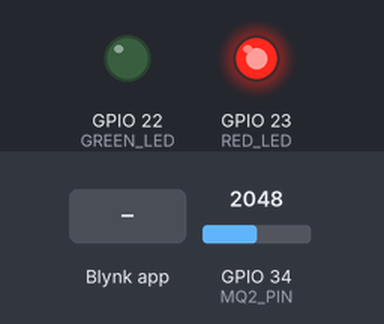
Recording of a sketch running on a simulated ESP32. Shown: output pins drawn as LEDs (lit = HIGH). The inputs (shaded band) are chosen by the test bench; at power-on: GPIO 34 (MQ2_PIN) = 2048. WiFi joins after 1.5 s; servers stay silent unless stated; what the sketch prints to the serial monitor is not drawn.

Above: at 3.0 s.
3.1 s: Blynk app writes 1 to V1
At 3.6 s:
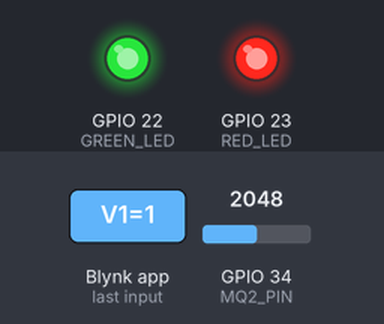
5.3 s: Blynk app writes 0 to V2
At 5.7 s:
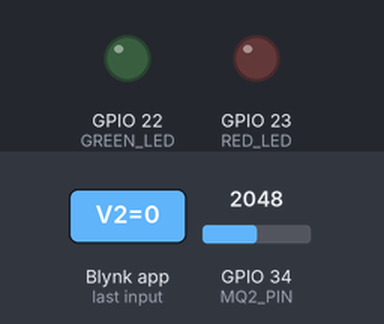
7.3 s: GPIO 34 (MQ2_PIN) set to 519
9.0 s: GPIO 34 (MQ2_PIN) set to 453
At 10.6 s:
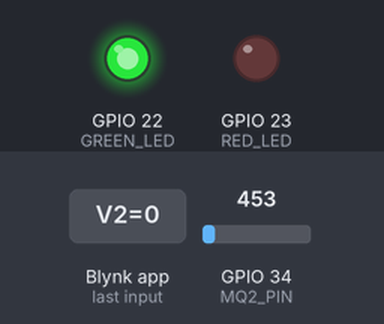
11.3 s: GPIO 34 (MQ2_PIN) set to 540
At 12.1 s:
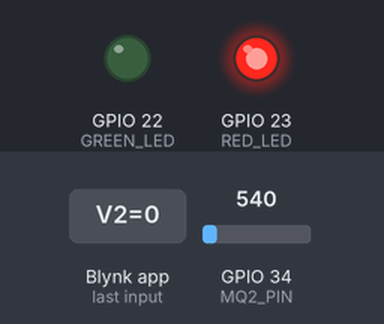
Timing chart, 0 to 14.3 s (numbered marks = the images above; inputs shaded):
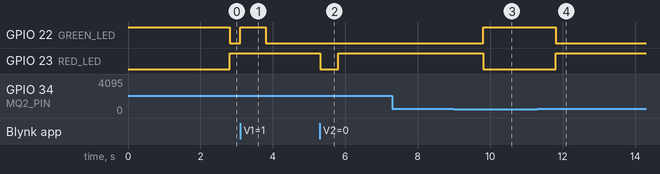

The sketch:

SmokeSensor.ino
```cpp
#define BLYNK_TEMPLATE_ID "TMPL6y_PmF6d6"
#define BLYNK_TEMPLATE_NAME "Smoke Sensor"
#define BLYNK_AUTH_TOKEN "ifItvzJgZltuyngt9K4_5llUq21j-uMk" // Đã sửa token (xóa khoảng trắng đầu dòng)

#include <WiFi.h>
#include <WiFiClient.h>
#include <BlynkSimpleEsp32.h>

// Thông tin WiFi
char ssid[] = "Viettel_Duc Duong";
char pass[] = "ducduong95";

// Khai báo chân
const int MQ2_PIN = 34;    // AO của MQ2 nối vào GPIO34
const int GREEN_LED = 22;  // LED xanh nối GPIO22
const int RED_LED = 23;    // LED đỏ nối GPIO23

// Ngưỡng khí gas
const int GAS_THRESHOLD = 500;

BlynkTimer timer;

// Hàm đồng bộ trạng thái khi kết nối
BLYNK_CONNECTED() {
  Blynk.syncVirtual(V1); // Đồng bộ LED xanh
  Blynk.syncVirtual(V2); // Đồng bộ LED đỏ
}

BLYNK_WRITE(V1) { // Xử lý khi bật/tắt LED xanh ảo
  int value = param.asInt();
  digitalWrite(GREEN_LED, value);
  Serial.print("LED xanh thay đổi: ");
  Serial.println(value);
}

BLYNK_WRITE(V2) { // Xử lý khi bật/tắt LED đỏ ảo
  int value = param.asInt();
  digitalWrite(RED_LED, value);
  Serial.print("LED đỏ thay đổi: ");
  Serial.println(value);
}

// Hàm gửi dữ liệu cảm biến lên Blynk
void sendSensorData() {
  // Đọc giá trị cảm biến
  int gasValue = analogRead(MQ2_PIN);

  // Gửi giá trị đến Virtual Pin V0 (Gauge)
  Blynk.virtualWrite(V0, gasValue);

  // Tự động điều khiển LED theo ngưỡng
  if (gasValue < GAS_THRESHOLD) {
    digitalWrite(GREEN_LED, HIGH);
    digitalWrite(RED_LED, LOW);
  } else {
    digitalWrite(GREEN_LED, LOW);
    digitalWrite(RED_LED, HIGH);
  }

  // Đồng bộ trạng thái LED ảo (quan trọng)
  Blynk.virtualWrite(V1, digitalRead(GREEN_LED));
  Blynk.virtualWrite(V2, digitalRead(RED_LED));

  // Debug trên Serial
  Serial.print("Gas: ");
  Serial.print(gasValue);
  Serial.print(" | LED xanh: ");
  Serial.print(digitalRead(GREEN_LED));
  Serial.print(" | LED đỏ: ");
  Serial.println(digitalRead(RED_LED));
}

void setup() {
  // Khởi tạo Serial
  Serial.begin(115200);

  // Thiết lập chân LED
  pinMode(GREEN_LED, OUTPUT);
  pinMode(RED_LED, OUTPUT);
  digitalWrite(GREEN_LED, HIGH); // Ban đầu bật LED xanh
  digitalWrite(RED_LED, LOW);

  // Kết nối Blynk
  Blynk.begin(BLYNK_AUTH_TOKEN, ssid, pass);

  // Thiết lập hàm gửi dữ liệu mỗi 1 giây
  timer.setInterval(1000L, sendSensorData);
}

void loop() {
  Blynk.run();
  timer.run();
}
```

Measured:
- the behaviour switches between 500 and 499 on GPIO 34 (MQ2_PIN) (found by bisection; images 2 and 3)
- after the input at 3.1 s, GPIO 22 (GREEN_LED): LOW → HIGH at once, → LOW 0.70 s later
- after the input at 5.3 s, GPIO 23 (RED_LED): HIGH → LOW at once, → HIGH 0.50 s later
- after the input at 7.3 s, every drawn part: stays the same
- after the input at 9.0 s, GPIO 22 (GREEN_LED): LOW → HIGH after 0.80 s; GPIO 23 (RED_LED): HIGH → LOW after 0.80 s
- after the input at 11.3 s, GPIO 22 (GREEN_LED): HIGH → LOW after 0.50 s; GPIO 23 (RED_LED): LOW → HIGH after 0.50 s
